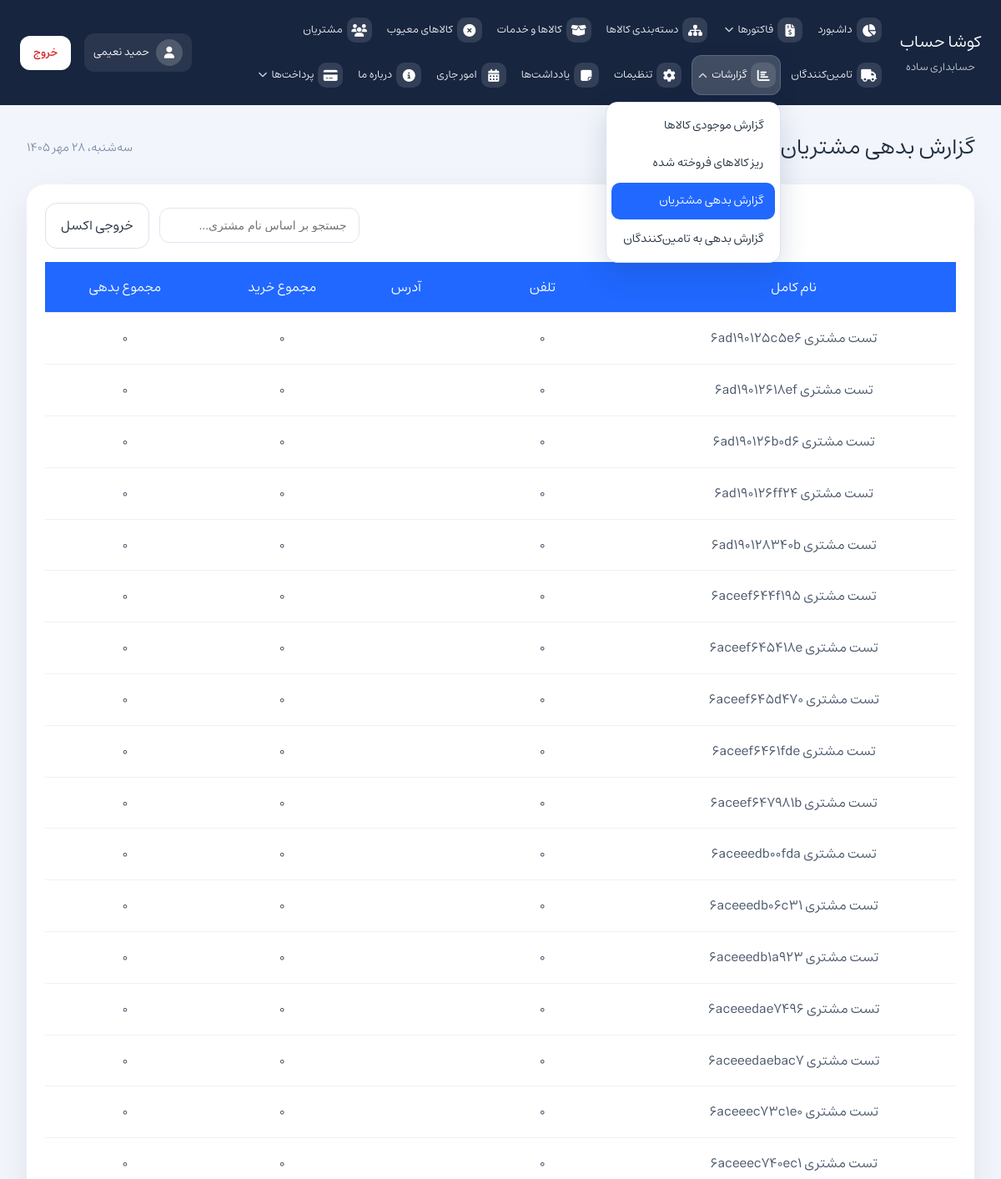
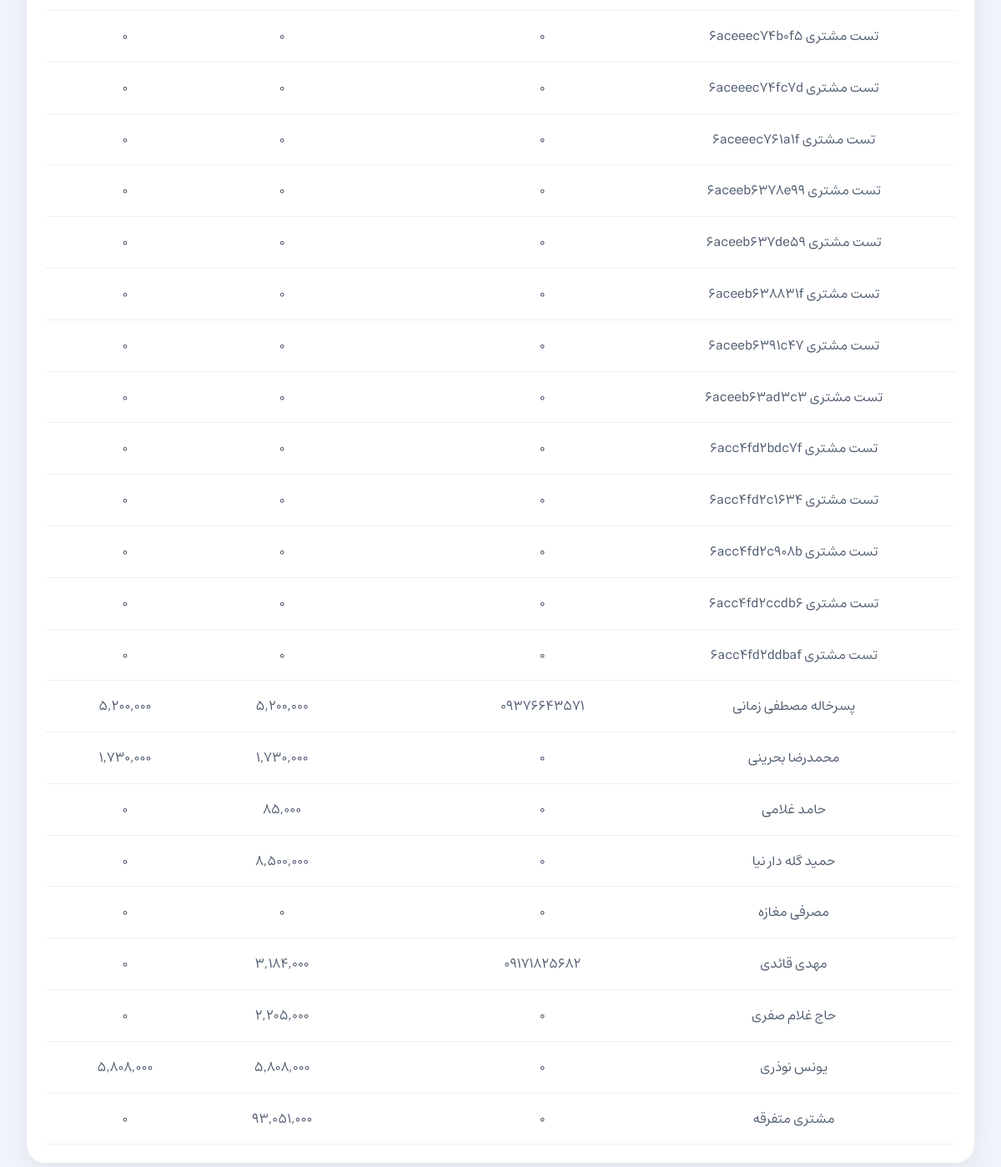
Page /?page=report-customer-debt (signed in) on the committed database (2 pictures, top to bottom).
### tables this page shows
CREATE TABLE `users` (
  `id` int unsigned NOT NULL AUTO_INCREMENT,
  `username` varchar(64) NOT NULL,
  `first_name` varchar(120) NOT NULL DEFAULT '',
  `last_name` varchar(120) NOT NULL DEFAULT '',
  `password_hash` varchar(255) NOT NULL,
  `avatar_path` varchar(255) DEFAULT NULL,
  `is_active` tinyint(1) NOT NULL DEFAULT '1',
  `created_at` timestamp NOT NULL DEFAULT CURRENT_TIMESTAMP,
  `updated_at` timestamp NOT NULL DEFAULT CURRENT_TIMESTAMP ON UPDATE CURRENT_TIMESTAMP,
  PRIMARY KEY (`id`),
  UNIQUE KEY `uq_users_username` (`username`),
  KEY `idx_users_active` (`is_active`)
);

CREATE TABLE `customers` (
  `id` int NOT NULL AUTO_INCREMENT,
  `first_name` varchar(120) NOT NULL,
  `last_name` varchar(120) NOT NULL,
  `national_code` varchar(20) DEFAULT NULL,
  `phone` varchar(40) NOT NULL,
  `economic_code` varchar(80) DEFAULT NULL,
  `registration_number` varchar(80) DEFAULT NULL,
  `address` text,
  `postal_code` varchar(40) DEFAULT NULL,
  `note` text,
  `total_spent` decimal(14,2) NOT NULL DEFAULT '0.00',
  `debt` decimal(14,2) NOT NULL DEFAULT '0.00',
  `created_at` timestamp NULL DEFAULT CURRENT_TIMESTAMP,
  PRIMARY KEY (`id`)
);

### assets/php/auth/auth_users.php (called while the page is built, shortened)
<?php
function auth_user_by_id(int $id, ?mysqli $db = null): ?array
{
    $db = $db ?? $GLOBALS['mysqli'];
    $stmt = $db->prepare('SELECT * FROM users WHERE id = ? LIMIT 1');
    $stmt->bind_param('i', $id);
    $stmt->execute();
    $res = $stmt->get_result();
    $row = $res ? $res->fetch_assoc() : null;
    return is_array($row) ? $row : null;
}

### assets/php/auth.php (called while the page is built, shortened)
<?php
require_once __DIR__ . '/auth/auth_users.php';
function auth_user_id(): ?int
{
    $id = $_SESSION['auth_user_id'] ?? null;
    $int = filter_var($id, FILTER_VALIDATE_INT);
    if ($int !== false && $int > 0) {
        return (int) $int;
    }
    return null;
}
function current_user(): ?array
{
    $id = auth_user_id();
    return auth_user_by_id($id);
}

### assets/php/jdf.php (called while the page is built, shortened)
<?php
function jdate($format, $timestamp = null)
{
    if ($timestamp === null) {
        $timestamp = time();
    }
    $date = getdate($timestamp);
    list($jy, $jm, $jd) = gregorian_to_jalali($date['year'], $date['mon'], $date['mday']);
    $weekdayNames = [
        'یکشنبه',
        'دوشنبه',
        'سه‌شنبه',
        'چهارشنبه',
        'پنجشنبه',
        'جمعه',
        'شنبه'
    ];
    $monthNames = [
        1 => 'فروردین',
        2 => 'اردیبهشت',
        3 => 'خرداد',
        4 => 'تیر',
        5 => 'مرداد',
        6 => 'شهریور',
        7 => 'مهر',
        8 => 'آبان',
        9 => 'آذر',
        10 => 'دی',
        11 => 'بهمن',
        12 => 'اسفند'
    ];
    $weekday = $date['wday'];
    $formatted = '';
    $len = strlen($format);
    for ($i = 0; $i < $len; $i++) {
        $char = $format[$i];
        switch ($char) {
            case 'l':
                $formatted .= $weekdayNames[$weekday];
                break;
            case 'j':
                $formatted .= convertToPersianNumber($jd);
                break;
            case 'F':
                $formatted .= $monthNames[$jm];
                break;
            case 'Y':
                $formatted .= convertToPersianNumber($jy);
                break;
            default:
                $formatted .= $char;
                break;
        }
    }
    return $formatted;
}
function convertToPersianNumber($number)
{
    $persian = ['۰', '۱', '۲', '۳', '۴', '۵', '۶', '۷', '۸', '۹'];
    return str_replace(range(0, 9), $persian, (string)$number);
}
function gregorian_to_jalali($g_y, $g_m, $g_d)
{
    $gy = $g_y - 1600;
    $gm = $g_m - 1;
    $gd = $g_d - 1;
    $g_day_no = 365 * $gy + (int)(($gy + 3) / 4) - (int)(($gy + 99) / 100) + (int)(($gy + 399) / 400);
    for ($i = 0; $i < $gm; ++$i) {
        $g_day_no += [31, 28, 31, 30, 31, 30, 31, 31, 30, 31, 30, 31][$i];
    }
    $g_day_no += $gd;
    $j_day_no = $g_day_no - 79;
    $j_np = (int)($j_day_no / 12053);
    $j_day_no %= 12053;
    $jy = 979 + 33 * $j_np + 4 * (int)($j_day_no / 1461);
    $j_day_no %= 1461;
    if ($j_day_no >= 366) {
        $jy += (int)(($j_day_no - 1) / 365);
        $j_day_no = ($j_day_no - 1) % 365;
    }
    for ($i = 0; $i < 11 && $j_day_no >= ([31, 31, 31, 31, 31, 31, 30, 30, 30, 30, 30, 29][$i]); ++$i) {
        $j_day_no -= ([31, 31, 31, 31, 31, 31, 30, 30, 30, 30, 30, 29][$i]);
    }
    $jm = $i + 1;
    $jd = $j_day_no + 1;
    return [$jy, $jm, $jd];
}

### pages/report-customer-debt.php (the view, shortened to what this page needs)
<?php
require_once __DIR__ . '/../assets/php/db.php';
$rows = [];
$query = "
    SELECT
        c.id,
        CONCAT(c.first_name, ' ', c.last_name) AS full_name,
        c.phone,
        c.address,
        COALESCE(SUM(CASE WHEN i.type = 'sales_invoice' THEN i.payable_amount ELSE 0 END), 0) AS total_purchases,
        COALESCE(SUM(CASE WHEN i.type = 'sales_invoice' AND i.payment_status IN ('unpaid', 'partial') THEN i.payable_amount ELSE 0 END), 0) AS debt
    FROM customers c
    LEFT JOIN invoices i ON c.id = i.customer_id
    GROUP BY c.id, c.first_name, c.last_name, c.phone, c.address
    ORDER BY c.created_at DESC
";
$result = $mysqli->query($query);
if ($result) {
    while ($row = $result->fetch_assoc()) {
        $rows[] = $row;
    }
}
?>
<div class="card">
    <div class="page-actions">
        <a href="assets/php/report_customer_debt_export.php" class="button-secondary" id="exportCustomerDebtBtn">خروجی اکسل</a>
        <div class="filter-panel">
            <input type="search" id="customerDebtSearch" placeholder="جستجو بر اساس نام مشتری...">
        </div>
    </div>
    <div class="table-wrapper">
        <table class="action-table" id="customerDebtReportTable">
            <thead>
                <tr>
                    <th>نام کامل</th>
                    <th>تلفن</th>
                    <th>آدرس</th>
                    <th>مجموع خرید</th>
                    <th>مجموع بدهی</th>
                </tr>
            </thead>
            <tbody>
                <?php if (count($rows) === 0): ?>
                    <tr class="empty-state-row"><td colspan="5" class="empty-state">مشتری‌ای یافت نشد</td></tr>
                <?php else: ?>
                    <?php foreach ($rows as $r): ?>
                        <tr class="customer-debt-row"
                            data-name="<?php echo htmlspecialchars($r['full_name'], ENT_QUOTES, 'UTF-8'); ?>">
                            <td><?php echo htmlspecialchars($r['full_name'], ENT_QUOTES, 'UTF-8'); ?></td>
                            <td><?php echo htmlspecialchars($r['phone'], ENT_QUOTES, 'UTF-8'); ?></td>
                            <td><?php echo nl2br(htmlspecialchars($r['address'], ENT_QUOTES, 'UTF-8')); ?></td>
                            <td><?php echo number_format((float) $r['total_purchases']); ?></td>
                            <td><?php echo number_format((float) $r['debt']); ?></td>
                        </tr>
                    <?php endforeach; ?>
                <?php endif; ?>
            </tbody>
        </table>
    </div>
</div>

### index.php (shortened to what this page needs)
<?php
$pages = [
    'dashboard' => 'داشبورد',
    'factors' => 'فاکتورها',
    'purchase-invoice' => 'فاکتور خرید',
    'sales-return' => 'برگشت فروش',
    'product-categories' => 'دسته‌بندی کالاها',
    'goods-and-services' => 'کالاها و خدمات',
    'defective-goods' => 'کالاهای معیوب',
    'customers' => 'مشتریان',
    'suppliers' => 'تامین‌کنندگان',
    'report-inventory' => 'گزارش موجودی کالاها',
    'report-customer-debt' => 'گزارش بدهی مشتریان',
    'report-supplier-debt' => 'گزارش بدهی به تامین‌کنندگان',
	'report-sold-items-detail' => 'ریز کالاهای فروخته شده',
    'settings' => 'تنظیمات',
    'notes' => 'یادداشت‌ها',
    'current-affairs' => 'امور جاری',
    'about-us' => 'درباره ما',
    'payment-forms' => 'فرم‌های پرداخت',
    'payment-transactions' => 'تراکنش‌ها',
    'payment-sms-settings' => 'تنظیمات پیامک',
    'payment-zarinpal-settings' => 'تنظیمات زرین‌پال',
    'account' => 'حساب کاربری',
];
$page = $_GET['page'] ?? 'dashboard';
?>
<!DOCTYPE html>
<html lang="fa" dir="rtl">
<head>
    <link rel="stylesheet" href="assets/css/fontawesome.css">
    <link rel="stylesheet" href="assets/css/style.css">
    <link rel="stylesheet" href="assets/css/kamadatepicker.css">
</head>
<body id="<?php echo $page; ?>">
    <?php
    require_once __DIR__ . '/assets/php/jdf.php';
    $shamsiDate = jdate('l، j F Y');
    $navIcons = [
        'dashboard' => 'fa-chart-pie',
        'factors' => 'fa-file-invoice-dollar',
        'purchase-invoice' => 'fa-cart-plus',
        'sales-return' => 'fa-undo',
        'product-categories' => 'fa-sitemap',
        'goods-and-services' => 'fa-box-open',
        'defective-goods' => 'fa-times-circle',
        'customers' => 'fa-users',
        'suppliers' => 'fa-truck',
        'report-inventory' => 'fa-boxes-stacked',
        'report-customer-debt' => 'fa-user-clock',
        'report-supplier-debt' => 'fa-truck-field',
		'report-sold-items-detail' => 'fa-list-alt',
        'settings' => 'fa-cog',
        'notes' => 'fa-sticky-note',
        'current-affairs' => 'fa-calendar-days',
        'about-us' => 'fa-info-circle',
        'payment-forms' => 'fa-credit-card',
        'payment-transactions' => 'fa-receipt',
        'payment-sms-settings' => 'fa-sms',
        'payment-zarinpal-settings' => 'fa-coins',
        'account' => 'fa-user-gear',
    ];
    ?>
    <?php
    $authUser = current_user();
    $authDisplayName = 'کاربر';
    $authAvatarPath = '';
    if ($authUser !== null) {
        $authDisplayName = trim((string) $authUser['first_name'] . ' ' . (string) $authUser['last_name']);
        $authAvatarPath = (string) ($authUser['avatar_path'] ?? '');
    }
    ?>
    <div class="app-shell">
        <aside class="sidebar">
            <div class="brand-panel">
                <div class="brand-title">کوشا حساب</div>
                <div class="brand-subtitle">حسابداری ساده</div>
            </div>
            <nav class="main-nav">
                <?php
                $factorsChildren = ['factors', 'purchase-invoice', 'sales-return'];
                $reportsChildren = ['report-inventory', 'report-customer-debt', 'report-supplier-debt'];
                foreach ($pages as $key => $label):
                    if (in_array($key, ['purchase-invoice', 'sales-return', 'report-customer-debt', 'report-supplier-debt', 'report-sold-items-detail', 'payment-transactions', 'payment-sms-settings', 'payment-zarinpal-settings', 'account'], true)) {
							continue;
						}
                    $iconClass = $navIcons[$key] ?? 'fa-circle';
                ?>
                    <?php if ($key === 'payment-forms'): ?>
                        <?php $paymentActive = in_array($page, ['payment-forms', 'payment-transactions', 'payment-sms-settings', 'payment-zarinpal-settings'], true); ?>
                        <div class="nav-dropdown<?php echo $paymentActive ? ' open' : ''; ?>">
                            <a href="?page=payment-forms" class="nav-link nav-dropdown-toggle<?php echo $paymentActive ? ' active' : ''; ?>">
                                <span class="nav-icon"><i class="fas fa-credit-card"></i></span>
                                <span class="nav-text">پرداخت‌ها</span>
                                <span class="nav-caret"><i class="fas fa-chevron-down"></i></span>
                            </a>
                        </div>
                    <?php elseif ($key === 'factors'): ?>
                        <?php $factorsActive = in_array($page, $factorsChildren, true); ?>
                        <div class="nav-dropdown<?php echo $factorsActive ? ' open' : ''; ?>">
                            <a href="?page=factors" class="nav-link nav-dropdown-toggle<?php echo $factorsActive ? ' active' : ''; ?>">
                                <span class="nav-icon"><i class="fas fa-file-invoice-dollar"></i></span>
                                <span class="nav-text">فاکتورها</span>
                                <span class="nav-caret"><i class="fas fa-chevron-down"></i></span>
                            </a>
                        </div>
                    <?php elseif ($key === 'report-inventory'): ?>
                        <?php $reportsActive = in_array($page, $reportsChildren, true); ?>
                        <div class="nav-dropdown<?php echo $reportsActive ? ' open' : ''; ?>">
                            <a href="?page=report-inventory" class="nav-link nav-dropdown-toggle<?php echo $reportsActive ? ' active' : ''; ?>">
                                <span class="nav-icon"><i class="fas fa-chart-bar"></i></span>
                                <span class="nav-text">گزارشات</span>
                                <span class="nav-caret"><i class="fas fa-chevron-down"></i></span>
                            </a>
                            <div class="nav-dropdown-menu">
                                <a href="?page=report-inventory" class="nav-sub-link<?php echo $page === 'report-inventory' ? ' active' : ''; ?>">گزارش موجودی کالاها</a>
								<a href="?page=report-sold-items-detail" class="nav-sub-link<?php echo $page === 'report-sold-items-detail' ? ' active' : ''; ?>">ریز کالاهای فروخته شده</a>
                                <a href="?page=report-customer-debt" class="nav-sub-link<?php echo $page === 'report-customer-debt' ? ' active' : ''; ?>">گزارش بدهی مشتریان</a>
                                <a href="?page=report-supplier-debt" class="nav-sub-link<?php echo $page === 'report-supplier-debt' ? ' active' : ''; ?>">گزارش بدهی به تامین‌کنندگان</a>
                            </div>
                        </div>
                    <?php else: ?>
                        <a href="?page=<?php echo $key; ?>" class="nav-link<?php echo $page === $key ? ' active' : ''; ?>">
                            <span class="nav-icon"><i class="fas <?php echo $iconClass; ?>"></i></span>
                            <span class="nav-text"><?php echo $label; ?></span>
                        </a>
                    <?php endif; ?>
                <?php endforeach; ?>
            </nav>
			<a href="?page=account" class="user-chip<?php echo $page === 'account' ? ' active' : ''; ?>" title="حساب کاربری">
			    <span class="user-chip-avatar" aria-hidden="true">
			        <?php if ($authAvatarPath !== ''): ?>
			            <img src="<?php echo htmlspecialchars($authAvatarPath, ENT_QUOTES, 'UTF-8'); ?>" alt="">
			        <?php else: ?>
			            <i class="fas fa-user"></i>
			        <?php endif; ?>
			    </span>
			    <span class="user-chip-name"><?php echo htmlspecialchars($authDisplayName, ENT_QUOTES, 'UTF-8'); ?></span>
			</a>
			<form method="post" action="logout.php" class="logout-form">
			    <button type="submit" class="logout-button">خروج</button>
			</form>
        </aside>
        <main class="main-content">
            <header class="page-header">
                <div>
                    <h1><?php echo $pages[$page]; ?></h1>
                </div>
                <div class="page-meta"><?php echo $shamsiDate; ?></div>
            </header>
            <section class="page-body">
                <?php include __DIR__ . '/pages/' . $page . '.php'; ?>
            </section>
        </main>
    </div>
</body>
</html>

### rows in the picture
users: authDisplayName "حمید نعیمی"
customers: full_name "تست مشتری 6ad190125c5e6", phone "0", total_purchases "0", debt "0"
customers: full_name "تست مشتری 6ad19012618ef", phone "0", total_purchases "0", debt "0"
customers: full_name "تست مشتری 6ad190126b0d6", phone "0", total_purchases "0", debt "0"
customers: full_name "تست مشتری 6ad190126ff24", phone "0", total_purchases "0", debt "0"
customers: full_name "تست مشتری 6ad190128340b", phone "0", total_purchases "0", debt "0"
customers: full_name "تست مشتری 6aceef644f195", phone "0", total_purchases "0", debt "0"
customers: full_name "تست مشتری 6aceef645418e", phone "0", total_purchases "0", debt "0"
customers: full_name "تست مشتری 6aceef645d470", phone "0", total_purchases "0", debt "0"
customers: full_name "تست مشتری 6aceef6461fde", phone "0", total_purchases "0", debt "0"
customers: full_name "تست مشتری 6aceef647981b", phone "0", total_purchases "0", debt "0"
customers: full_name "تست مشتری 6aceeedb00fda", phone "0", total_purchases "0", debt "0"
customers: full_name "تست مشتری 6aceeedb06c31", phone "0", total_purchases "0", debt "0"
customers: full_name "تست مشتری 6aceeedb1a923", phone "0", total_purchases "0", debt "0"
customers: full_name "تست مشتری 6aceeedae7496", phone "0", total_purchases "0", debt "0"
customers: full_name "تست مشتری 6aceeedaebac7", phone "0", total_purchases "0", debt "0"
customers: full_name "تست مشتری 6aceeec73c1e0", phone "0", total_purchases "0", debt "0"
customers: full_name "تست مشتری 6aceeec740ec1", phone "0", total_purchases "0", debt "0"
customers: full_name "تست مشتری 6aceeec74b0f5", phone "0", total_purchases "0", debt "0"
customers: full_name "تست مشتری 6aceeec74fc7d", phone "0", total_purchases "0", debt "0"
customers: full_name "تست مشتری 6aceeec761a1f", phone "0", total_purchases "0", debt "0"
customers: full_name "تست مشتری 6aceeb6378e99", phone "0", total_purchases "0", debt "0"
customers: full_name "تست مشتری 6aceeb637de59", phone "0", total_purchases "0", debt "0"
customers: full_name "تست مشتری 6aceeb638831f", phone "0", total_purchases "0", debt "0"
customers: full_name "تست مشتری 6aceeb6391c47", phone "0", total_purchases "0", debt "0"
customers: full_name "تست مشتری 6aceeb63ad3c3", phone "0", total_purchases "0", debt "0"
customers: full_name "تست مشتری 6acc4fd2bdc7f", phone "0", total_purchases "0", debt "0"
customers: full_name "تست مشتری 6acc4fd2c1634", phone "0", total_purchases "0", debt "0"
customers: full_name "تست مشتری 6acc4fd2c908b", phone "0", total_purchases "0", debt "0"
customers: full_name "تست مشتری 6acc4fd2ccdb6", phone "0", total_purchases "0", debt "0"
customers: full_name "تست مشتری 6acc4fd2ddbaf", phone "0", total_purchases "0", debt "0"
customers: full_name "پسرخاله مصطفی زمانی", phone "09376643571", total_purchases "5,200,000", debt "5,200,000"
customers: full_name "محمدرضا بحرینی", phone "0", total_purchases "1,730,000", debt "1,730,000"
customers: full_name "حامد غلامی", phone "0", total_purchases "85,000", debt "0"
customers: full_name "حمید گله دار نیا", phone "0", total_purchases "8,500,000", debt "0"
customers: full_name "مصرفی مغازه", phone "0", total_purchases "0", debt "0"
customers: full_name "مهدی قائدی", phone "09171825682", total_purchases "3,184,000", debt "0"
customers: full_name "حاج غلام صفری", phone "0", total_purchases "2,205,000", debt "0"
customers: full_name "یونس نوذری", phone "0", total_purchases "5,808,000", debt "5,808,000"
customers: full_name "مشتری متفرقه", phone "0", total_purchases "93,051,000", debt "0"

### other values in the picture
$label "داشبورد"
$label "دسته‌بندی کالاها"
$label "کالاها و خدمات"
$label "کالاهای معیوب"
$label "مشتریان"
$label "تامین‌کنندگان"
$label "تنظیمات"
$label "یادداشت‌ها"
$label "امور جاری"
$label "درباره ما"
$pages[$page] "گزارش بدهی مشتریان"
$shamsiDate "سه‌شنبه، ۲۸ مهر ۱۴۰۵"
